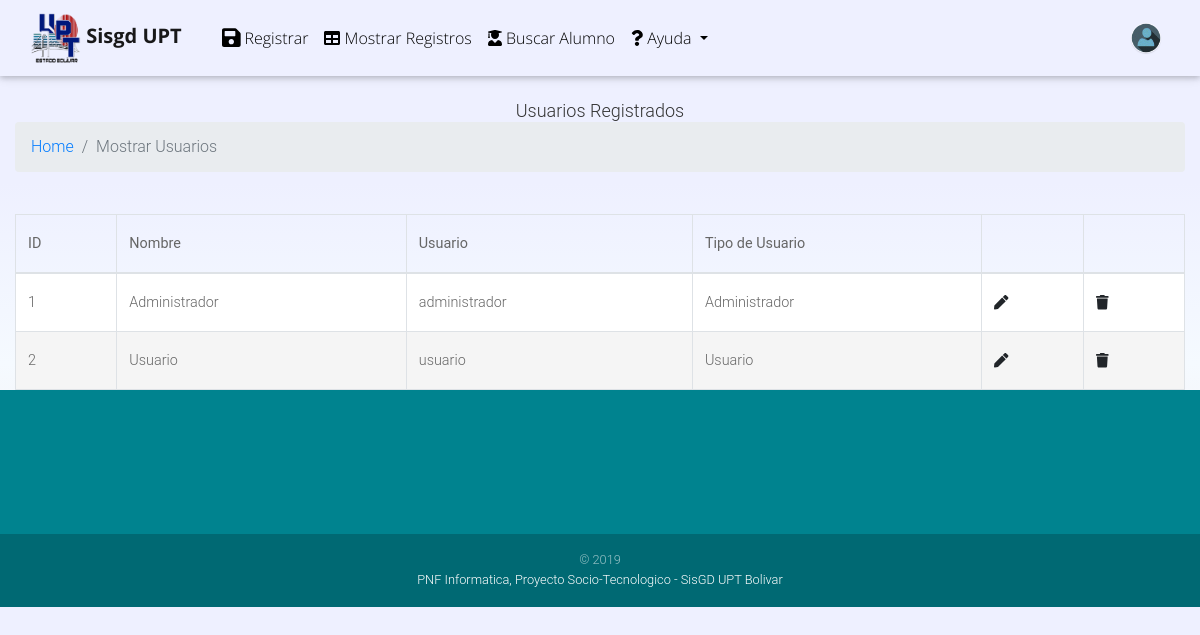
Screenshot of /listarusuarios.php (signed in) with the database file from the repository.
### tables this page shows
CREATE TABLE `usuarios` (
  `id` int(11) NOT NULL,
  `usuario` varchar(30) NOT NULL,
  `password` varchar(130) NOT NULL,
  `nombre` varchar(100) NOT NULL,
  `last_session` datetime DEFAULT NULL,
  `id_tipo` int(11) NOT NULL
);

### listarusuarios.php (the view, shortened to what this page needs)
<?php
require 'sessionno.php';
$where = "";
$sql = "SELECT * FROM usuarios $where";
$resultado = $mysqli->query($sql);
include 'head.php';
?>
<body class="hm-gradient">
    <?php include 'navbar.php'; ?>
    <div class="container">
        <h4 style="text-align:center">Usuarios Registrados</h4>
        <nav aria-label="breadcrumb">
            <ol class="breadcrumb">
                <li class="breadcrumb-item"><a href="index.php">Home</a></li>
                <li class="breadcrumb-item active" aria-current="page">Mostrar Usuarios</li>
            </ol>
        </nav>
        <br>
        <table class="table table-striped table-bordered table-hover example" id="mitabla" width="100%">
            <thead>
                <tr>
                    <th class="fix-col">ID</th>
                    <th class="fix-col">Nombre</th>
                    <th class="fix-col">Usuario</th>
                    <th class="fix-col">Tipo de Usuario</th>
                    <?php if ($_SESSION['tipo_usuario']==1) { ?>
                    <th class="fix-col"></th>
                    <th class="fix-col"></th>
                    <?php } ?>
                </tr>
            </thead>
            <tbody>
                <?php while ($row = $resultado->fetch_array(MYSQLI_ASSOC)) { ?>
                <tr>
                    <td><?php echo $row['id']; ?></td>
                    <td><?php echo $row['nombre']; ?></td>
                    <td><?php echo $row['usuario']; ?></td>
                    <td><?php
                    if ($row['id_tipo']==1) {
                        echo "Administrador";
                    } else {
                        echo "Usuario";
                    }
                    ?></td>
                    <?php if ($_SESSION['tipo_usuario']==1) { ?>
                    <td><a href="modificar-perfil.php?id=<?php echo $row['id']; ?>" data-toggle="tooltip" data-placement="top" title="Modificar"><span class="fa fa-pen"></span></a></td>
                    <td><a href="#" data-href="eliminar-usuario.php?id=<?php echo $row['id']; ?>" data-toggle="modal" data-target="#confirm-delete" title="Eliminar Usuario"><span class="fa fa-trash"></span></a></td>
                    <?php } ?>
                </tr>
                <?php } ?>
            </tbody>
        </table>
    </div>
    <?php include 'footer.php'; ?>
</body>
</html>

### css/style.css (style rules this page uses)
body { font-family: 'GoogleSans','Open Sans','Lato','Verdana','Tahoma','Segoe UI', sans-serif; font-size: 14px; background-color: #fff; }
.hm-gradient { background-image: linear-gradient(to top, #f3e7e9 0%, #F5FAFF 40%, #EEF0FF 70%); }
.fix-col { width:40px !important; }
.example { table-layout:auto; }

### rows the page displays
usuarios: id "1", nombre "Administrador", usuario "administrador", id_tipo "Administrador"
usuarios: id "2", nombre "Usuario", usuario "usuario", id_tipo "Usuario"
